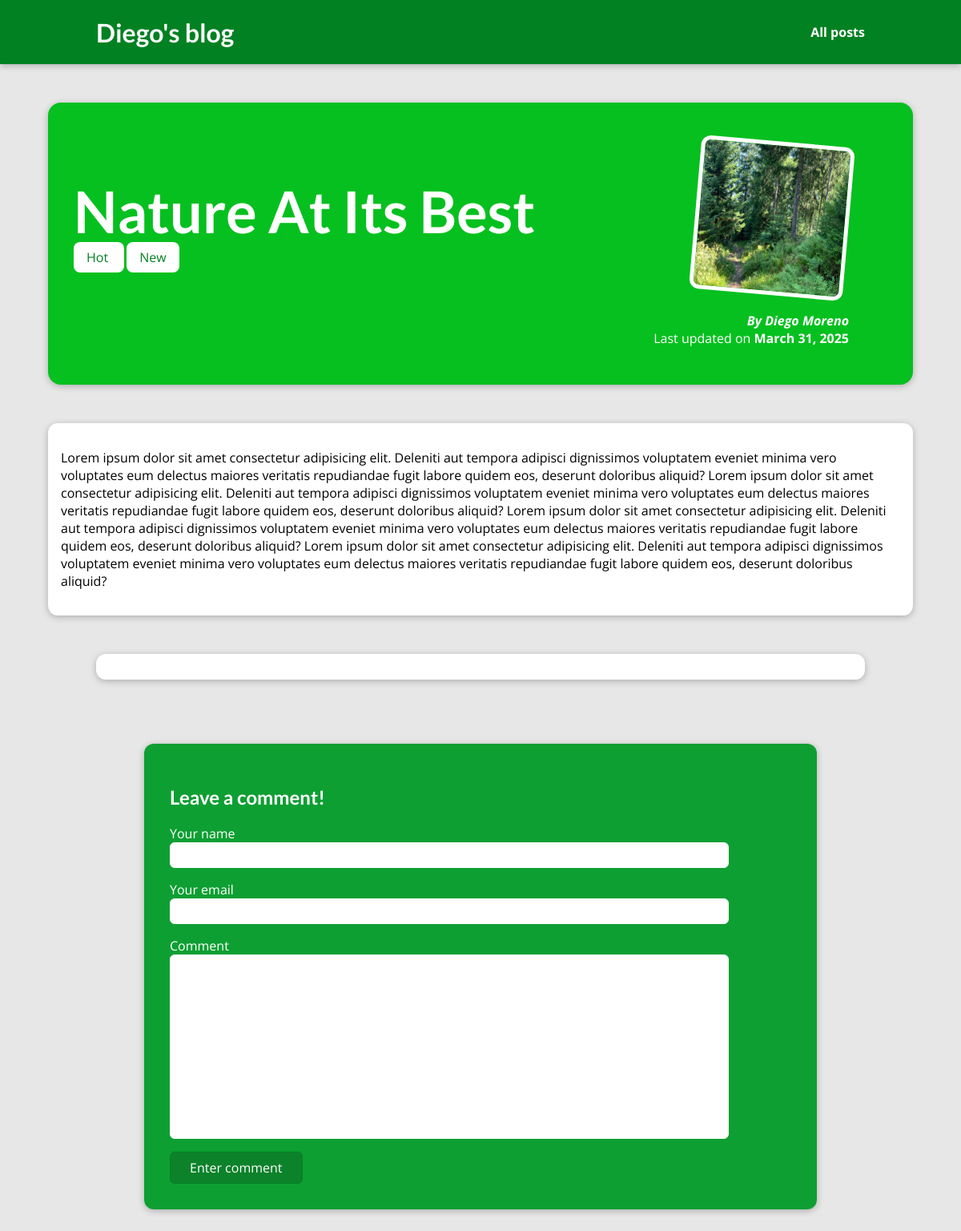
Page /posts/nature-at-its-best on the earlier database version.
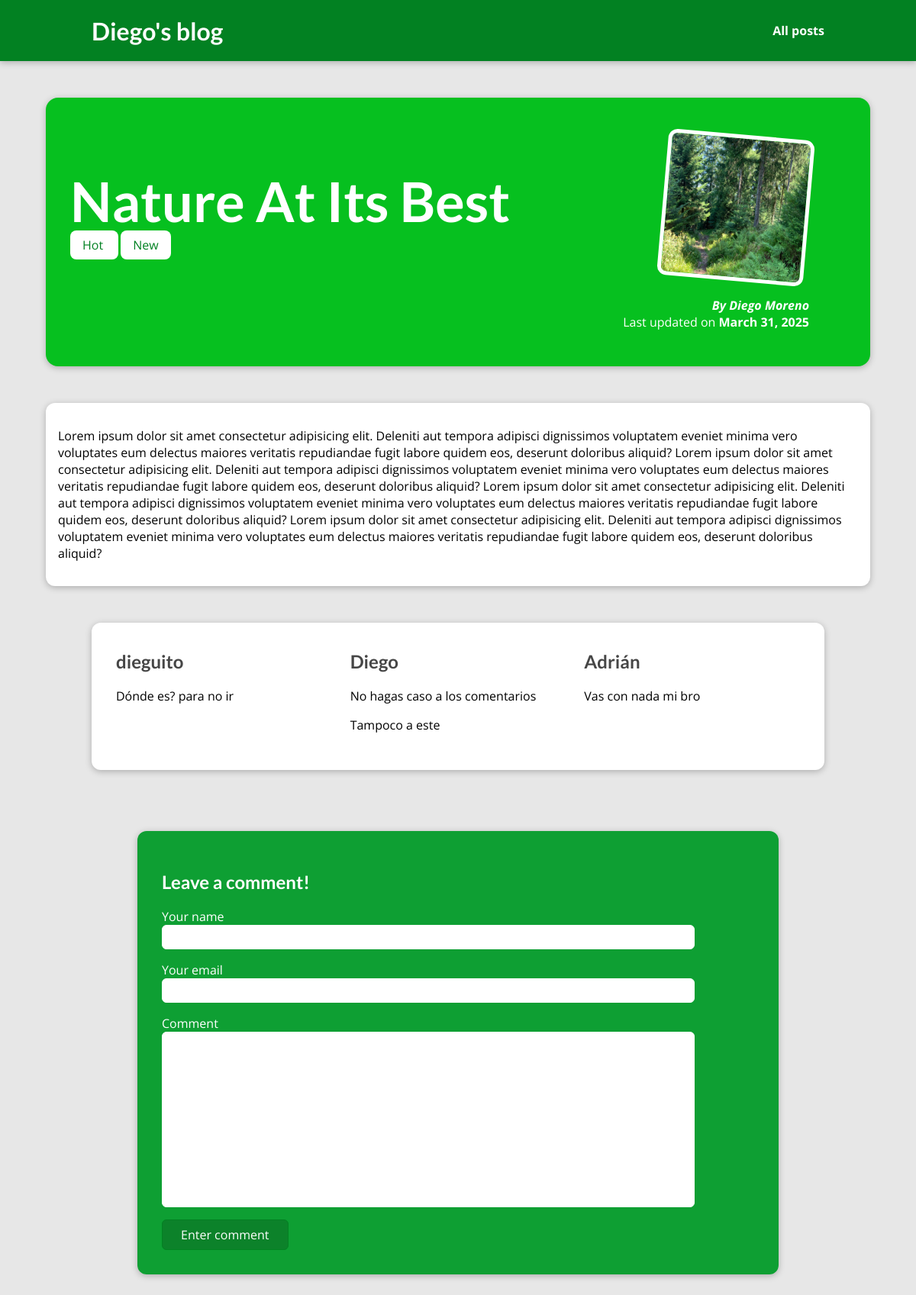
Same page on the later database version.
### blog/models.py (models this page shows, shortened)
class Tag(models.Model):
    caption = models.CharField(max_length=50)
    class Meta:
        verbose_name = "Tag"
        verbose_name_plural = "Tags"

class Comment(models.Model):
    user_name = models.CharField(max_length=120)
    user_email = models.EmailField(max_length=254)
    text = models.TextField(max_length=400)
    post = models.ForeignKey(
        "Post", on_delete=models.CASCADE, related_name="comments")

### blog/views.py (the view, shortened to what this page needs)
# urls.py: path("posts/<slug:slug>", views.PostDetailView.as_view(), name='blog-post-details'),
class PostDetailView(View):
    def get(self, request, slug):
        desired_post = get_object_or_404(Post, slug=slug)
        context = {
            "post": desired_post,
            "tags": desired_post.tag.all(),
            "comment_form": CommentForm(),
            "comments": desired_post.comments.all().order_by("-id")
        }
        return render(request, "blog/post_detail.html", context)

### blog/forms.py
class CommentForm(forms.ModelForm):
    class Meta:
        model = Comment
        exclude = ["post"]
        labels = {
            "user_name": "Your name",
            "user_email": "Your email",
            "text": "Comment"
        }

### blog/models.py (called while the page is built)
    def __str__(self):
        return self.first_name + " " + self.last_name

### blog/templates/blog/post_detail.html (shortened to what this page needs)
{% extends 'base.html' %}
{% load static %}
{% block css_files %}
    <link rel="stylesheet" href="{% static 'blog/all-posts.css' %}">
    <link rel="stylesheet" href="{% static 'blog/post-details.css' %}">
{% endblock css_files %}
{% block content %}
    <section id="summary">
        <h2> {{post.title}} </h2>
        <div>
        {% for tag in tags %}
            <span class="tag"> {{tag.caption}} </span>
        {% endfor %}
        </div>
        <article>
            <img src="{{ post.image.url }}" alt="{{post.title}}">
            <address>By <a href="mailto:{{ post.author.email }}"> {{post.author}} </a></address>
            <div>
                Last updated on <time datetime=""> {{post.date}} </time>
            </div>
        </article>
    </section>
    <main>
        <p>
            {{post.content | linebreaks}}
        </p>
    </main>
    <section id="comments">
	    <ul>
		    {% for comment in comments %}
		    <li>
			<h2>{{ comment.user_name }}</h2>
			<p>{{ comment.text|linebreaks }}</p>
		    </li>
		    {% endfor %}
	     </ul>
    </section>
    <section id="comment-form">
        <h2>Leave a comment!</h2>
        <form action="{% url 'blog-post-details' post.slug %}" method="POST">
            {% for form_field in comment_form %}
                <div class="form-control">
                    {{ form_field.label }}
                    {{ form_field }}
                </div>
                {% endfor %}
                <button>Enter comment</button>
        </form>
    </section>
{% endblock content %}

Differences in the rows shown:
added Comment: user_name "dieguito", text "Dónde es? para no ir"
added Comment: user_name "Diego", text "No hagas caso a los comentarios Tampoco a este"
added Comment: user_name "Adrián", text "Vas con nada mi bro"
